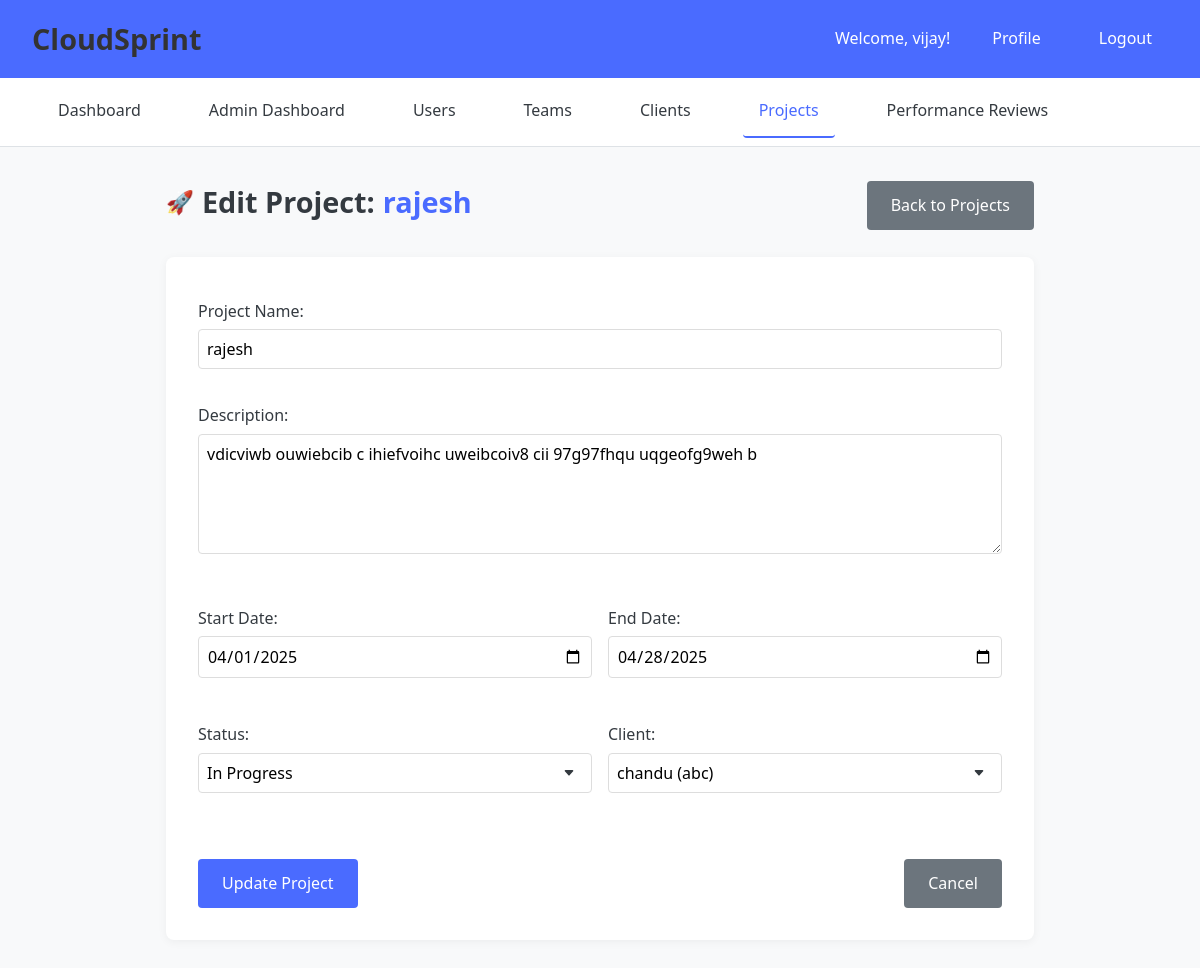
The app's page /admin/projects/edit/1 (signed in) with its own data.
### app.py (models this page shows, shortened)
class Project(db.Model):
    id = db.Column(db.Integer, primary_key=True)
    name = db.Column(db.String(100), nullable=False)
    description = db.Column(db.Text, nullable=True)
    start_date = db.Column(db.DateTime, nullable=False)
    end_date = db.Column(db.DateTime, nullable=False)
    status = db.Column(db.String(20), nullable=False, default='Initiated')  # Initiated, In Progress, On Hold, Execution Completed
    client_id = db.Column(db.Integer, db.ForeignKey('client.id'), nullable=False)
    tasks = db.relationship('Task', backref='project', lazy=True)
    assignments = db.relationship('Assignment', backref='project', lazy=True)
    timelogs = db.relationship('Timelog', backref='project', lazy=True)
    feedback = db.relationship('Feedback', backref='project', lazy=True)
    budgets = db.relationship('Budget', backref='project', lazy=True)
    schedules = db.relationship('Schedule', backref='project', lazy=True)
    meetings = db.relationship('Meeting', backref='project', lazy=True)
    milestones = db.relationship('Milestone', backref='project', lazy=True)
    risk_assessments = db.relationship('RiskAssessment', backref='project', lazy=True)
    status_updates = db.relationship('ProjectStatus', backref='project', lazy=True)
    resources = db.relationship('Resource', backref='project', lazy=True)
    progress_reports = db.relationship('ProgressReport', backref='project', lazy=True)
    files = db.relationship('File', backref='project', lazy=True)

class Client(db.Model):
    id = db.Column(db.Integer, primary_key=True)
    name = db.Column(db.String(100), nullable=False)
    company = db.Column(db.String(100), nullable=False)
    email = db.Column(db.String(120), nullable=False)
    phone = db.Column(db.String(20), nullable=False)
    projects = db.relationship('Project', backref='client', lazy=True)

### app.py (the view, shortened to what this page needs)
@app.route('/admin/projects/edit/<int:project_id>', methods=['GET', 'POST'])
def edit_project(project_id):
    if 'user_id' not in session or not session['is_admin']:
        flash('Unauthorized access', 'danger')
        return redirect(url_for('dashboard'))
    project = Project.query.get_or_404(project_id)
    clients = Client.query.all()
    return render_template('admin/edit_project.html', project=project, clients=clients)

### templates/admin/edit_project.html (shortened to what this page needs)
<!DOCTYPE html>
<html lang="en">
<head>
    <link rel="stylesheet" href="{{ url_for('static', filename='css/style.css') }}">
</head>
<body>
    <header>
        <h1>CloudSprint</h1>
        <div>
            <span>Welcome, {{ session.username }}!</span>
            <a href="{{ url_for('profile') }}">Profile</a>
            <a href="{{ url_for('logout') }}">Logout</a>
        </div>
    </header>
    <nav>
        <a href="{{ url_for('dashboard') }}">Dashboard</a>
        <a href="{{ url_for('admin_dashboard') }}">Admin Dashboard</a>
        <a href="{{ url_for('admin_users') }}">Users</a>
        <a href="{{ url_for('admin_teams') }}">Teams</a>
        <a href="{{ url_for('admin_clients') }}">Clients</a>
        <a href="{{ url_for('admin_projects') }}">Projects</a>
        <a href="{{ url_for('admin_performance_reviews') }}">Performance Reviews</a>
    </nav>
    <div class="container">
        <div class="page-header">
            <h2>Edit Project: <span class="project-title">{{ project.name }}</span></h2>
            <a href="{{ url_for('admin_projects') }}" class="btn btn-secondary">Back to Projects</a>
        </div>
        <form method="POST" action="{{ url_for('edit_project', project_id=project.id) }}">
            <div class="form-group">
                <label for="name">Project Name:</label>
                <input type="text" id="name" name="name" value="{{ project.name }}" required>
            </div>
            <div class="form-group">
                <label for="description">Description:</label>
                <textarea id="description" name="description">{{ project.description or '' }}</textarea>
            </div>
            <div class="form-row">
                <div class="form-group">
                    <label for="start_date">Start Date:</label>
                    <input type="date" id="start_date" name="start_date" value="{{ project.start_date.strftime('%Y-%m-%d') }}" required>
                </div>
                <div class="form-group">
                    <label for="end_date">End Date:</label>
                    <input type="date" id="end_date" name="end_date" value="{{ project.end_date.strftime('%Y-%m-%d') }}" required>
                </div>
            </div>
            <div class="form-row">
                <div class="form-group">
                    <label for="status">Status:</label>
                    <select id="status" name="status" required>
                        <option value="In Progress" {% if project.status == 'In Progress' %}selected{% endif %}>In Progress</option>
                    </select>
                </div>
                <div class="form-group">
                    <label for="client_id">Client:</label>
                    <select id="client_id" name="client_id" required>
                        {% for client in clients %}
                            <option value="{{ client.id }}" {% if client.id == project.client_id %}selected{% endif %}>{{ client.name }} ({{ client.company }})</option>
                        {% endfor %}
                    </select>
                </div>
            </div>
            <div class="form-actions">
                <button type="submit" class="btn btn-primary">Update Project</button>
                <a href="{{ url_for('admin_projects') }}" class="btn btn-secondary">Cancel</a>
            </div>
        </form>
    </div>
</body>
</html>

### static/css/style.css (style rules this page uses)
body { font-family: Arial, sans-serif; margin: 0; padding: 0; background-color: #f4f4f4; }
header { background-color: #333; color: white; padding: 10px 20px; display: flex; justify-content: space-between; align-items: center; }
header a { color: white; text-decoration: none; margin-left: 10px; }
nav { background-color: #444; padding: 10px; }
nav a { color: white; text-decoration: none; margin: 0 10px; }
.container { width: 80%; margin: 20px auto; }
h1, h2, h3 { color: #333; }
form { background-color: white; padding: 20px; border-radius: 5px; box-shadow: 0 0 10px rgba(0,0,0,0.1); margin-bottom: 20px; }
form label { display: block; margin: 10px 0 5px; }
form input, form select, form textarea { width: 100%; padding: 8px; margin-bottom: 10px; border: 1px solid #ddd; border-radius: 4px; }
form button { background-color: #5cb85c; color: white; padding: 10px 20px; border: none; border-radius: 4px; cursor: pointer; }

### records on screen
Project: name "rajesh", description "vdicviwb ouwiebcib c ihiefvoihc uweibcoiv8 cii 97g97fhqu uqgeofg9weh b", start_date "04/01/2025", end_date "04/28/2025", status "In Progress", client_id "chandu (abc)"

### other values on screen
{{ session.username }} "vijay"
